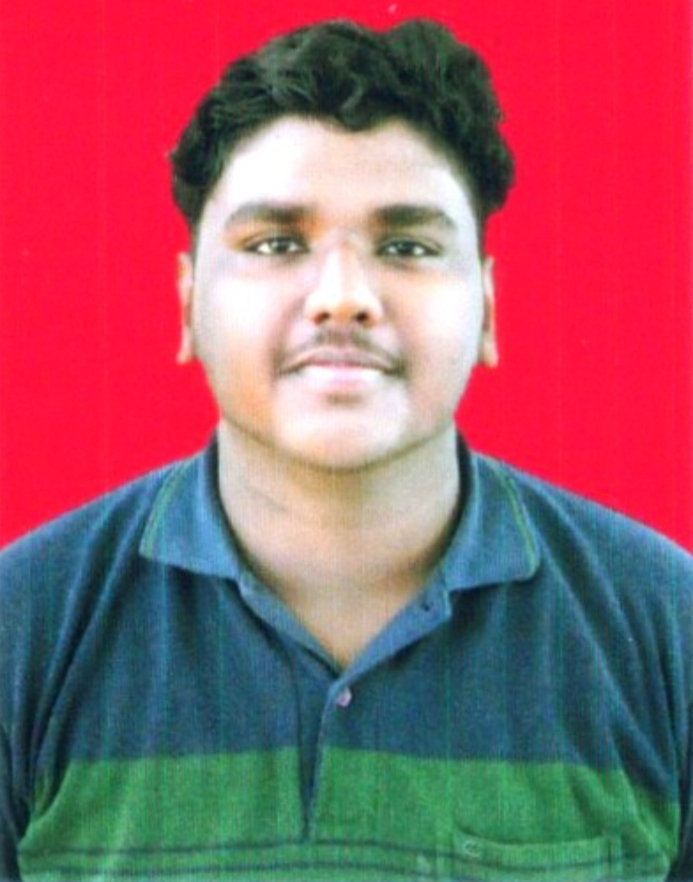
#> input picture joeee.jpg, 693 x 882 px
$ python LP1.py
#> lines starting #> are read from the running program, lines starting #| are printed output that depends on the picture
import cv2

# Load the image
image = cv2.imread('joeee.jpg') # Replace with your image file path
#> image is the input picture: shape (882, 693, 3); mean B, G, R 103.1, 91.5, 152.5

# Get image dimensions
height, width, _ = image.shape
#> height = 882; width = 693

# Calculate the center point
center_y, center_x = height // 2, width // 2
#> center_y = 441; center_x = 346

# Split the image into quadrants
top_left = image[:center_y, :center_x]
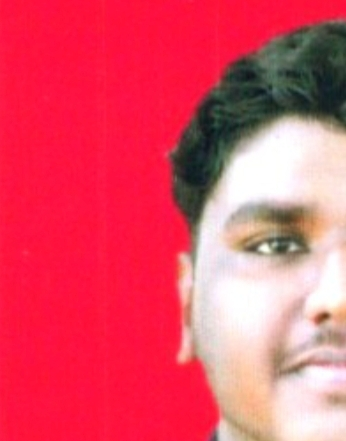
#> top_left: shape (441, 346, 3); mean B, G, R 102.6, 79.6, 225.7
top_right = image[:center_y, center_x:]
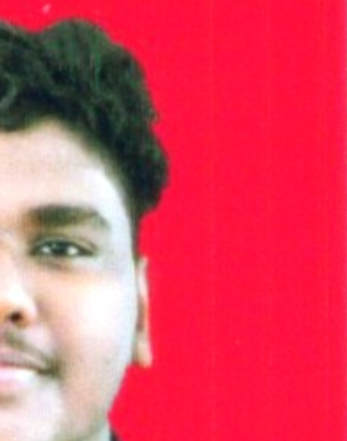
#> top_right: shape (441, 347, 3); mean B, G, R 95.1, 71.6, 217.8
bottom_left = image[center_y:, :center_x]
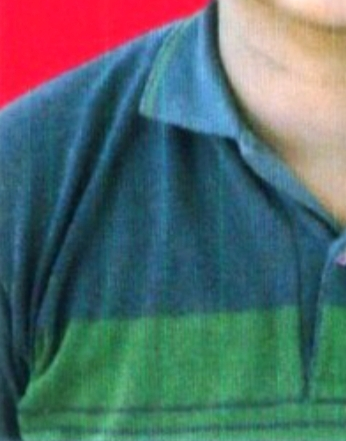
#> bottom_left: shape (441, 346, 3); mean B, G, R 107.5, 107.2, 84.7
bottom_right = image[center_y:, center_x:]
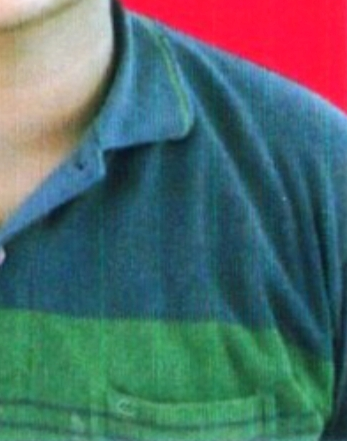
#> bottom_right: shape (441, 347, 3); mean B, G, R 107, 107.6, 82

# Display the quadrants
cv2.imshow('Top Left', top_left)
cv2.imshow('Top Right', top_right)
cv2.imshow('Bottom Left', bottom_left)
cv2.imshow('Bottom Right', bottom_right)

# Wait for a key press and close windows
cv2.waitKey(0)
cv2.destroyAllWindows()
